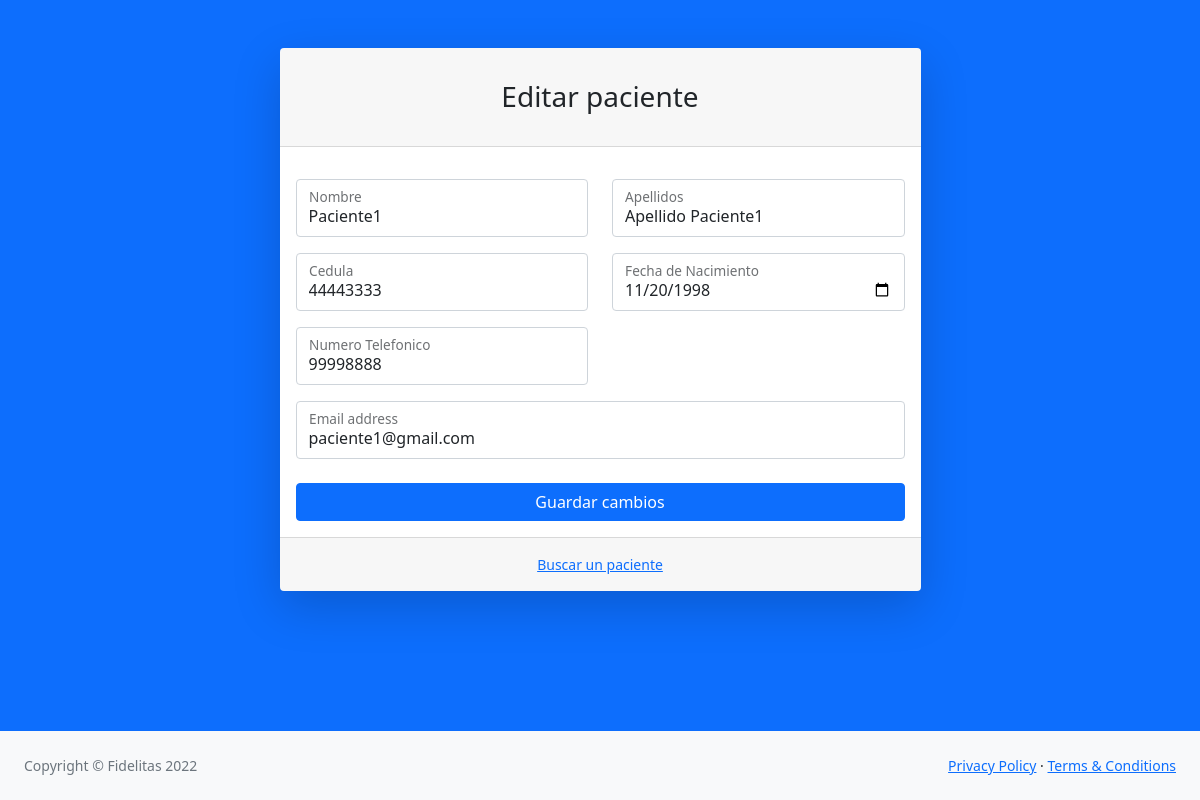
Page /formularios/editarPaciente.php?id=1 (signed in) on the committed database.
### tables this page shows
CREATE TABLE `pacientes` (
  idPaciente INT NOT NULL AUTO_INCREMENT,
  nombrePaciente VARCHAR(45) NOT NULL,
  apellidosPaciente VARCHAR(45) NOT NULL,
  cedulaPaciente INT NOT NULL,
  fechaNacimiento VARCHAR(10) NOT NULL,
  telefonoPaciente VARCHAR(10) NOT NULL,
  correoPaciente VARCHAR(45) NOT NULL,
  PRIMARY KEY (idPaciente));

### formularios/editarPaciente.php (the view, shortened to what this page needs)
<?php
 require "../conexion/conexion.php";
 $idPaciente=$_GET['id'];
 $PacienteSELECT = "SELECT p.nombrePaciente, p.apellidosPaciente, p.cedulaPaciente, p.fechaNacimiento, p.correoPaciente, p.telefonoPaciente FROM pacientes p
 where p.idPaciente = ".$idPaciente;
 $resultado = $mysqli->query($PacienteSELECT);
?>
<!DOCTYPE html>
<html lang="en">
    <head>
        <link href="../css/styles.css" rel="stylesheet" />
    </head>
    <body class="bg-primary">
    <?php while ($row = $resultado->fetch_assoc()) { ?>
        <div id="layoutAuthentication">
            <div id="layoutAuthentication_content">
                <main>
                    <div class="container">
                        <div class="row justify-content-center">
                            <div class="col-lg-7">
                                <div class="card shadow-lg border-0 rounded-lg mt-5">
                                    <div class="card-header"><h3 class="text-center font-weight-light my-4">Editar paciente</h3></div>
                                    <div class="card-body">
                                        <form method="Post" action="../scriptsSQL/updatePaciente.php">
                                            <div class="row mb-3">
                                                <div class="col-md-6">
                                                    <div class="form-floating mb-3 mb-md-0">
                                                        <input class="form-control" id="inputNombre" type="text" placeholder="" name="pacienteNombre"
                                                        value="<?php echo $row['nombrePaciente']  ?>"/>
                                                        <label for="inputNombre">Nombre</label>
                                                    </div>
                                                </div>
                                                <div class="col-md-6">
                                                    <div class="form-floating">
                                                        <input class="form-control" id="inputApellidos" type="text" placeholder="" name="pacienteApellidos"
                                                        value="<?php echo $row['apellidosPaciente']  ?>"/>
                                                        <label for="inputApellidos">Apellidos</label>
                                                    </div>
                                                </div>
                                            </div>
                                            <div class="row mb-3">
                                                <div class="col-md-6">
                                                    <div class="form-floating mb-3 mb-md-0">
                                                        <input class="form-control" id="inputCedula" type="text" placeholder="" name="pacienteCedula"
                                                        value="<?php echo $row['cedulaPaciente']  ?>"/>
                                                        <label for="inputCedula">Cedula</label>
                                                    </div>
                                                </div>
                                                <div class="col-md-6">
                                                    <div class="form-floating">
                                                        <input class="form-control" id="inputFechaNaci" type="date" placeholder="" name="pacienteFechaN"
                                                        value="<?php echo $row['fechaNacimiento']  ?>"/>
                                                        <label for="inputFechaNaci">Fecha de Nacimiento</label>
                                                    </div>
                                                </div>
                                            </div>
                                            <div class="row mb-3">
                                                <div class="col-md-6">
                                                    <div class="form-floating mb-3 mb-md-0">
                                                        <input class="form-control" id="inputTelefono" type="text" placeholder="" name="pacienteTelefono"
                                                        value="<?php echo $row['telefonoPaciente']  ?>"/>
                                                        <label for="inputTelefono">Numero Telefonico</label>
                                                    </div>
                                                </div>
                                                <div class="col-md-6">
                                                </div>
                                            </div>
                                            <div class="form-floating mb-3">
                                                <input class="form-control" id="inputEmail" type="email" placeholder="name@example.com" name="pacienteCorreo"
                                                value="<?php echo $row['correoPaciente']  ?>"/>
                                                <label for="inputEmail">Email address</label>
                                            </div>
                                            <div class="mt-4 mb-0">
                                                <div class="d-grid"><button type="submit" class="btn btn-primary btn-block" >Guardar cambios</button ></div>
                                            </div>
                                        </form>
                                    </div>
                                    <div class="card-footer text-center py-3">
                                        <div class="small"><a href="../tablas/tablaPacientes.php">Buscar un paciente</a></div>
                                    </div>
                                </div>
                            </div>
                        </div>
                    </div>
                </main>
            </div>
            <div id="layoutAuthentication_footer">
                <footer class="py-4 bg-light mt-auto">
                    <div class="container-fluid px-4">
                        <div class="d-flex align-items-center justify-content-between small">
                            <div class="text-muted">Copyright &copy; Fidelitas 2022</div>
                            <div>
                                <a href="#">Privacy Policy</a>
                                &middot;
                                <a href="#">Terms &amp; Conditions</a>
                            </div>
                        </div>
                    </div>
                </footer>
            </div>
        </div>
        <?php } ?>
    </body>
</html>

### rows in the picture
pacientes: pacienteNombre "Paciente1", pacienteApellidos "Apellido Paciente1", pacienteCedula "44443333", pacienteFechaN "11/20/1998", pacienteTelefono "99998888", pacienteCorreo "paciente1@gmail.com"
